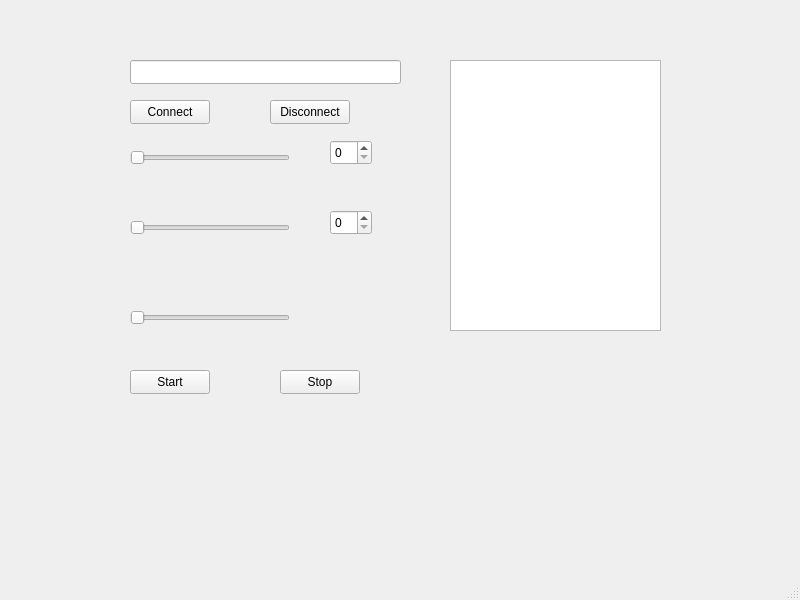
<?xml version="1.0" encoding="UTF-8"?>
<ui version="4.0">
 <class>MainWindow</class>
 <widget class="QMainWindow" name="MainWindow">
  <property name="geometry">
   <rect>
    <x>0</x>
    <y>0</y>
    <width>800</width>
    <height>600</height>
   </rect>
  </property>
  <property name="windowTitle">
   <string>MainWindow</string>
  </property>
  <widget class="QWidget" name="centralwidget">
   <widget class="QLineEdit" name="iptcp">
    <property name="geometry">
     <rect>
      <x>130</x>
      <y>60</y>
      <width>271</width>
      <height>24</height>
     </rect>
    </property>
    <property name="text">
     <string/>
    </property>
   </widget>
   <widget class="QPushButton" name="connectip">
    <property name="geometry">
     <rect>
      <x>130</x>
      <y>100</y>
      <width>80</width>
      <height>24</height>
     </rect>
    </property>
    <property name="text">
     <string>Connect</string>
    </property>
   </widget>
   <widget class="QPushButton" name="disconnect">
    <property name="geometry">
     <rect>
      <x>270</x>
      <y>100</y>
      <width>80</width>
      <height>24</height>
     </rect>
    </property>
    <property name="text">
     <string>Disconnect</string>
    </property>
   </widget>
   <widget class="QSlider" name="minimo">
    <property name="geometry">
     <rect>
      <x>130</x>
      <y>150</y>
      <width>160</width>
      <height>16</height>
     </rect>
    </property>
    <property name="orientation">
     <enum>Qt::Orientation::Horizontal</enum>
    </property>
   </widget>
   <widget class="QSlider" name="maximo">
    <property name="geometry">
     <rect>
      <x>130</x>
      <y>220</y>
      <width>160</width>
      <height>16</height>
     </rect>
    </property>
    <property name="orientation">
     <enum>Qt::Orientation::Horizontal</enum>
    </property>
   </widget>
   <widget class="QSpinBox" name="min2">
    <property name="geometry">
     <rect>
      <x>330</x>
      <y>140</y>
      <width>42</width>
      <height>25</height>
     </rect>
    </property>
   </widget>
   <widget class="QSpinBox" name="max2">
    <property name="geometry">
     <rect>
      <x>330</x>
      <y>210</y>
      <width>42</width>
      <height>25</height>
     </rect>
    </property>
   </widget>
   <widget class="QSlider" name="timing">
    <property name="geometry">
     <rect>
      <x>130</x>
      <y>310</y>
      <width>160</width>
      <height>16</height>
     </rect>
    </property>
    <property name="orientation">
     <enum>Qt::Orientation::Horizontal</enum>
    </property>
   </widget>
   <widget class="QLabel" name="valores">
    <property name="geometry">
     <rect>
      <x>320</x>
      <y>310</y>
      <width>49</width>
      <height>16</height>
     </rect>
    </property>
    <property name="text">
     <string/>
    </property>
   </widget>
   <widget class="QTextEdit" name="quadro">
    <property name="geometry">
     <rect>
      <x>450</x>
      <y>60</y>
      <width>211</width>
      <height>271</height>
     </rect>
    </property>
   </widget>
   <widget class="QPushButton" name="start">
    <property name="geometry">
     <rect>
      <x>130</x>
      <y>370</y>
      <width>80</width>
      <height>24</height>
     </rect>
    </property>
    <property name="text">
     <string>Start</string>
    </property>
   </widget>
   <widget class="QPushButton" name="stop">
    <property name="geometry">
     <rect>
      <x>280</x>
      <y>370</y>
      <width>80</width>
      <height>24</height>
     </rect>
    </property>
    <property name="text">
     <string>Stop</string>
    </property>
   </widget>
  </widget>
  <widget class="QMenuBar" name="menubar">
   <property name="geometry">
    <rect>
     <x>0</x>
     <y>0</y>
     <width>800</width>
     <height>21</height>
    </rect>
   </property>
  </widget>
  <widget class="QStatusBar" name="statusbar"/>
 </widget>
 <resources/>
 <connections/>
</ui>
